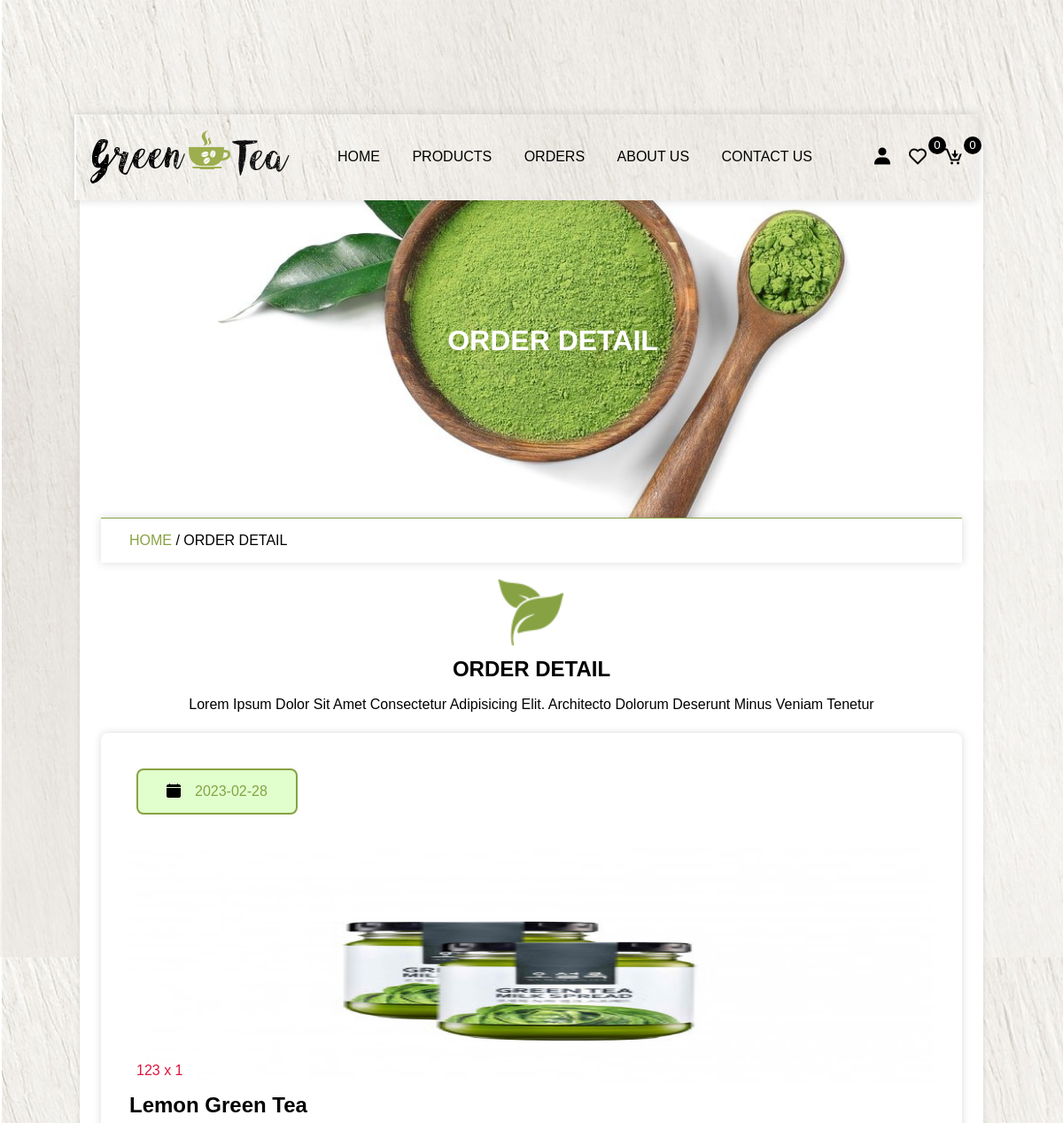
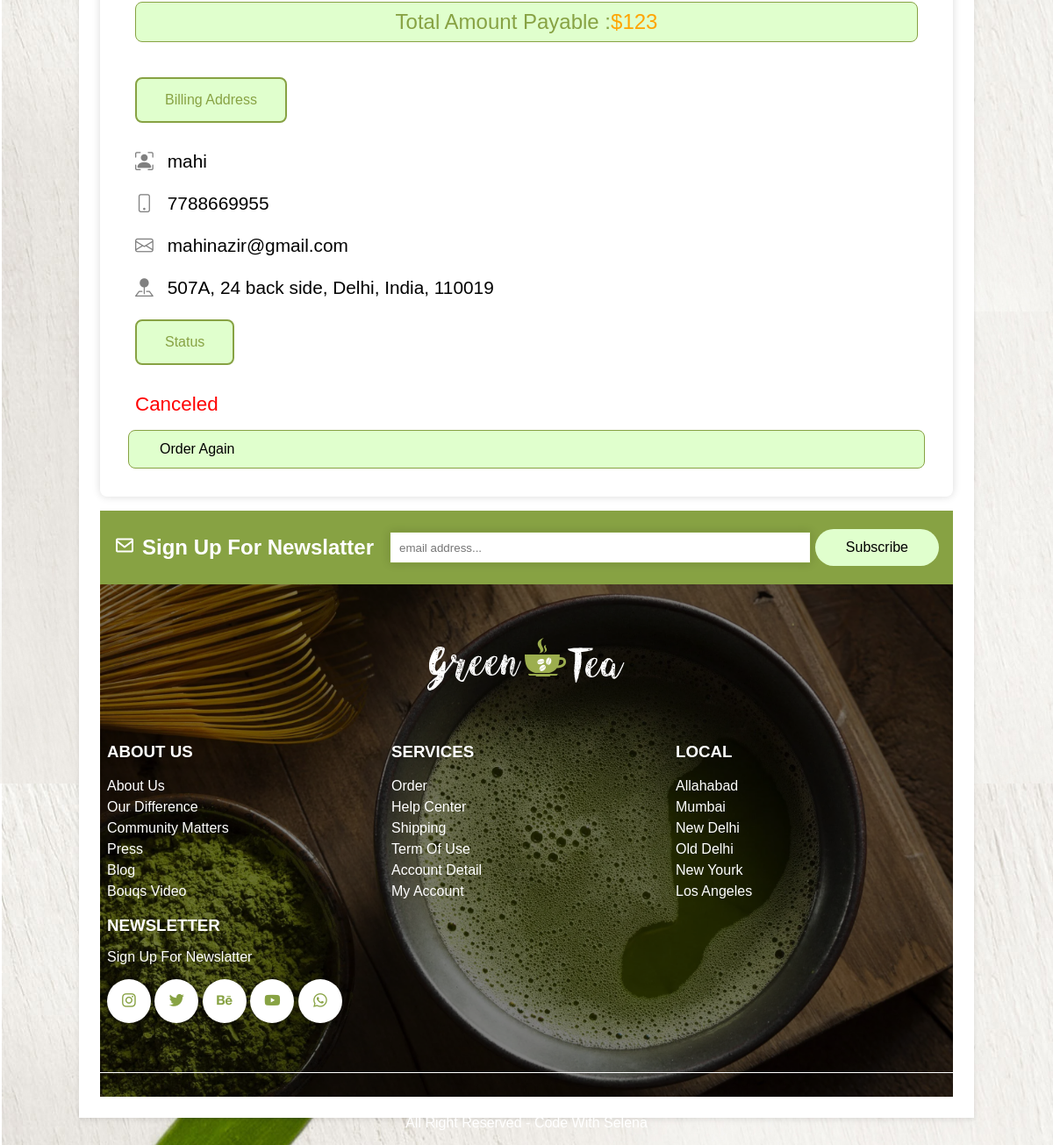
The app's page /view_order.php?get_id=EYZ94PhWrzea0s9Tdd2J with its own data (2 pictures, top to bottom).
### tables this page shows
CREATE TABLE `products` (
  `id` varchar(255) NOT NULL,
  `name` varchar(255) NOT NULL,
  `price` varchar(255) NOT NULL,
  `image` varchar(255) NOT NULL,
  `product_detail` varchar(500) NOT NULL,
  `status` varchar(100) NOT NULL
);

CREATE TABLE `orders` (
  `id` varchar(20) NOT NULL,
  `user_id` varchar(20) NOT NULL,
  `name` varchar(50) NOT NULL,
  `number` varchar(10) NOT NULL,
  `email` varchar(50) NOT NULL,
  `address` varchar(200) NOT NULL,
  `address_type` varchar(10) NOT NULL,
  `method` varchar(50) NOT NULL,
  `product_id` varchar(20) NOT NULL,
  `price` varchar(10) NOT NULL,
  `qty` varchar(2) NOT NULL,
  `date` date NOT NULL DEFAULT current_timestamp(),
  `status` varchar(50) NOT NULL DEFAULT 'in progress',
  `payment_status` varchar(100) NOT NULL
);

### view_order.php (the view, shortened to what this page needs)
<?php
 include 'components/connection.php';
	if (isset($_GET['get_id'])) {
		$get_id = $_GET['get_id'];
	}else{
		$get_id = '';
		header('location:order.php');
	}
?>
<!DOCTYPE html>
<html lang="en">
<head>
	<link href='https://unpkg.com/boxicons@2.1.4/css/boxicons.min.css' rel='stylesheet'>
	<link rel="stylesheet" href="https://cdn.jsdelivr.net/npm/bootstrap-icons@1.10.3/font/bootstrap-icons.css">
</head>
<body>
	<?php include 'components/header.php'; ?>
	<div class="main">
		<div class="banner">
			<h1>order detail</h1>
		</div>
		<div class="title2">
			<a href="home.php">home </a><span>/ order detail</span>
		</div>
		<section class="order-detail">
				<div class="title">
					<img src="img/download.png" class="logo">
					<h1>order detail</h1>
					<p>Lorem ipsum dolor sit amet consectetur adipisicing elit. Architecto dolorum deserunt minus veniam
                    tenetur
                </p>
				</div>
				<div class="box-container">
					<?php
						$grand_total=0;
						$select_orders = $conn->prepare("SELECT * FROM `orders` WHERE id=? LIMIT 1");
						$select_orders->execute([$get_id]);
						if ($select_orders->rowCount()>0) {
							while($fetch_order = $select_orders->fetch(PDO::FETCH_ASSOC)){
								$select_product = $conn->prepare("SELECT * FROM `products` WHERE id=? LIMIT 1");
								$select_product->execute([$fetch_order['product_id']]);
								if ($select_product->rowCount()>0) {
									while($fetch_product = $select_product->fetch(PDO::FETCH_ASSOC)){
										$sub_total= ($fetch_order['price']* $fetch_order['qty']);
										$grand_total += $sub_total;
					?>
					<div class="box">
						<div class="col">
							<p class="title"><i class="bi bi-calendar-fill"></i><?= $fetch_order['date']; ?></p>
							<img src="image/<?= $fetch_product['image']; ?>" class="image">
							<p class="price"><?= $fetch_product['price']; ?> x <?= $fetch_order['qty']; ?></p>
							<h3 class="name"><?= $fetch_product['name']; ?></h3>
							<p class="grand-total">Total amount payable : <span>$<?= $grand_total; ?></span></p>
						</div>
						<div class="col">
							<p class="title">billing address</p>
							<p class="user"><i class="bi bi-person-bounding-box"></i><?= $fetch_order['name']; ?></p>
							<p class="user"><i class="bi bi-phone"></i><?= $fetch_order['number']; ?></p>
							<p class="user"><i class="bi bi-envelope"></i><?= $fetch_order['email']; ?></p>
							<p class="user"><i class="bi bi-pin-map-fill"></i><?= $fetch_order['address']; ?></p>
							<p class="title">status</p>
							<p class="status" style="color:<?php if ($fetch_order['status']=='delevered'){echo 'green';}elseif($fetch_order['status']=='canceled') {echo 'red';}else{echo 'orange';}?>"><?=$fetch_order['status'] ?></p>
							<?php if ($fetch_order['status']=='canceled') { ?>
								<a href="checkout.php?get_id=<?= $fetch_product['id']; ?>" class="btn">order again</a>
							<?php }else{ ?>
								<form method="post">
									<button type="submit" name="cancle" class="btn" onclick="return confirm('do you want to cancel this order')">cancle order</button>
								</form>
							<?php } ?>
						</div>
					</div>
					<?php
								}
							}else{
								echo '<p class="empty">product not found</p>';
							}
						}
					}else{
						echo '<p class="empty">no order found</p>';
					}
					?>
				</div>
		</section>
		<?php include 'components/footer.php'; ?>
	</div>
</body>
</html>

### records on screen
orders: date "2023-02-28", qty "1", name "mahi", number "7788669955", email "mahinazir@gmail.com", address "507A, 24 back side, Delhi, India, 110019", status "Canceled"
products: image (picture), price "123", name "Lemon Green Tea", grand_total "123"

### other values on screen
$total_wishlist_items "0"
$total_cart_items "0"
